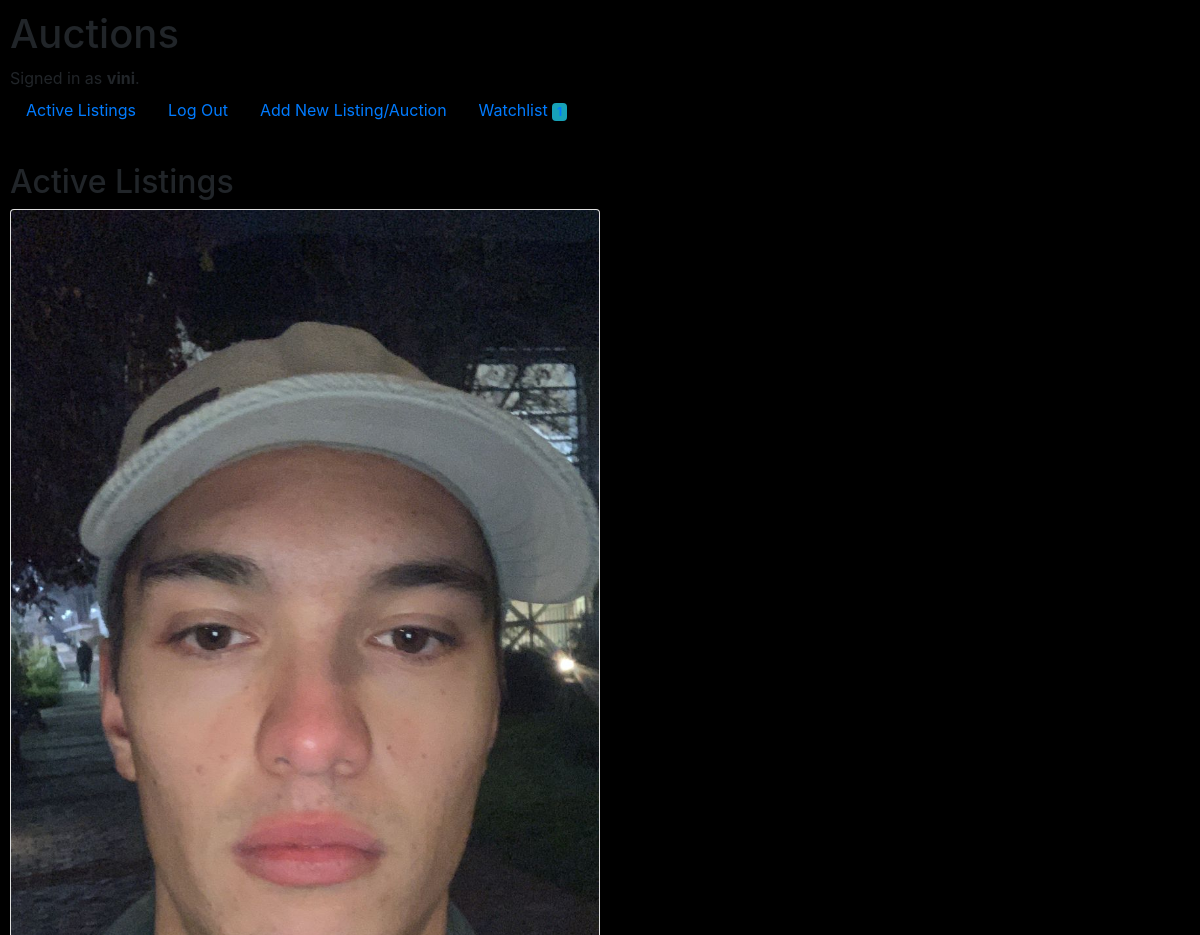
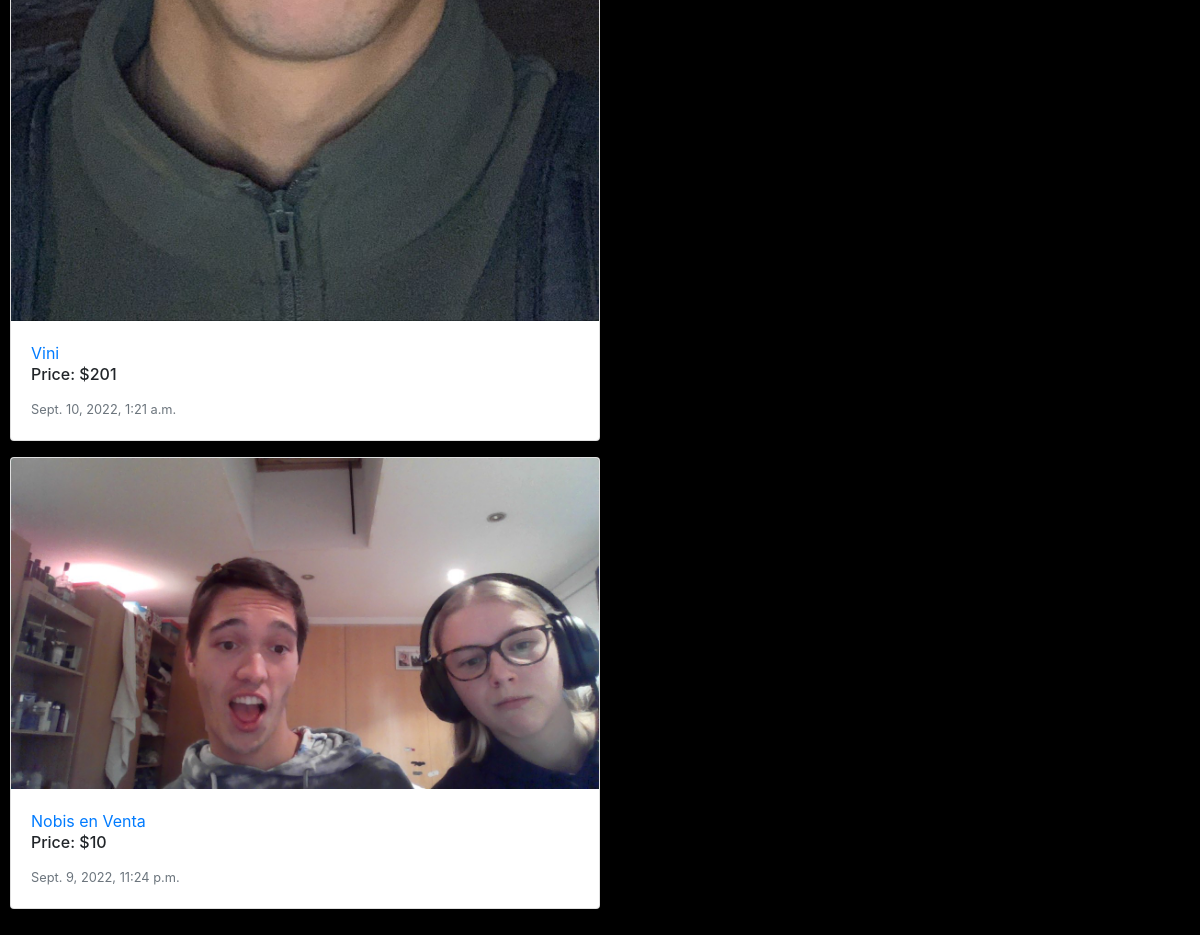
The app's page / (signed in) with its own data (2 pictures, top to bottom).
### auctions/models.py (models this page shows, shortened)
class User(AbstractUser):
    watchlist_counter = models.IntegerField(default=0, blank=True)
    watchlist = models.ManyToManyField(Auction, related_name='watchlist', blank=True)

class Auction(models.Model):
    image = models.ImageField(null=True, blank=True, upload_to="static/auctions/media")
    starting_bid = models.IntegerField(null=True)
    price = models.IntegerField()
    title = models.CharField(max_length=64)
    description = models.TextField()
    date = models.DateTimeField(auto_now=True)
    category = models.CharField(
        max_length=3,
        choices=CATEGORIES
    )

### auctions/views.py (the view)
# urls.py: path("", views.index, name="index"),
def index(request):
    return render(request, "auctions/index.html", {
        "listings": Auction.objects.all()
    })

### auctions/templates/auctions/index.html (shortened to what this page needs)
{% extends "auctions/layout.html" %}
{% block body %}
    <h2>Active Listings</h2>
    {% for auction in listings %}
        <div class="w-50 p-6">
            <div class="card mb-3">
                <img class="card-img-top" src="{{ auction.image }}"" alt="blue bycicle" />
                <div class="card-body">
                    <a href="{% url 'listing_details' auction.id %}">{{ auction.title }}</a>
                    <h6 class="card-title">Price: ${{ auction.price }}</h6>
                    <p class="card-text"><small class="text-muted">{{ auction.date }}</small></p>
                </div>
            </div>
        </div>
            {% endfor %}
    <!-- {% for auction in listings %}
                {% load static %} <img src="{% static "auctions/media/bycicle.jpg" %}" width="500" height="300" alt="blue bycicle" />
            {% load static %} <img src="{% static "auctions/media/bycicle.jpg" %}" width="500" height="300" alt="blue bycicle" />
    {% endfor %} -->
{% endblock %}

### auctions/templates/auctions/layout.html (shortened to what this page needs)
{% load static %}
<!DOCTYPE html>
<html lang="en">
    <head>
        <link rel="stylesheet" href="https://stackpath.bootstrapcdn.com/bootstrap/4.4.1/css/bootstrap.min.css">
        <link href="{% static 'auctions/styles.css' %}" rel="stylesheet">
    </head>
    <body>
        <h1>Auctions</h1>
        <div>
            {% if user.is_authenticated %}
                Signed in as <strong>{{ user.username }}</strong>.
            {% else %}
                Not signed in.
            {% endif %}
        </div>
        <ul class="nav">
            <li class="nav-item">
                <a class="nav-link" href="{% url 'index' %}">Active Listings</a>
            </li>
            {% if user.is_authenticated %}
                <li class="nav-item">
                    <a class="nav-link" href="{% url 'logout' %}">Log Out</a>
                </li>
                <li class="nav-item">
                    <a class="nav-link" href="{% url 'add' %}">Add New Listing/Auction</a>
                </li>
                <li class="nav-item">
                    <a class="nav-link" href="{% url 'watchlist' %}">Watchlist <span class="badge bg-info">{{ user.watchlist_counter }}</span>
                    </a>
                </li>
            {% endif %}
        </ul>
        <hr>
        {% block body %}
        {% endblock %}
    </body>
</html>

### auctions/static/auctions/styles.css (style rules this page uses)
body { padding: 10px; background: black; }

### records on screen
User: username "vini", watchlist_counter "1"
Auction: image (picture), title "Vini", price "201", date "Sept. 10, 2022, 1:21 a.m."
Auction: image (picture), title "Nobis en Venta", price "10", date "Sept. 9, 2022, 11:24 p.m."
